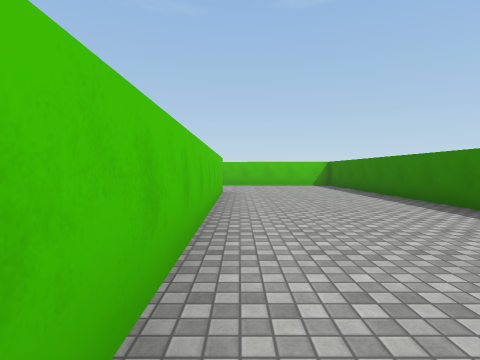
view 1 (above)

24 first-person views from a walk through a Unity game level. The camera is 1.3 m above the floor, tilts 2° down and sees 80° across. The floor is counted in squares, 2 m on a side. Each view is taken from the middle of a square. On the plan, view 1 faces up. The plan holds only what a view shows up to about 9 squares ahead; the rest is blank. The place goes on beyond the plan. Some surface patterns are stand-ins.

view 2
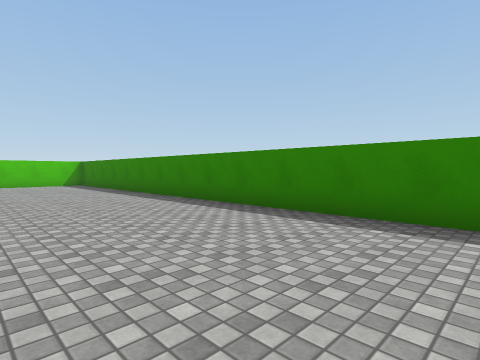

view 3
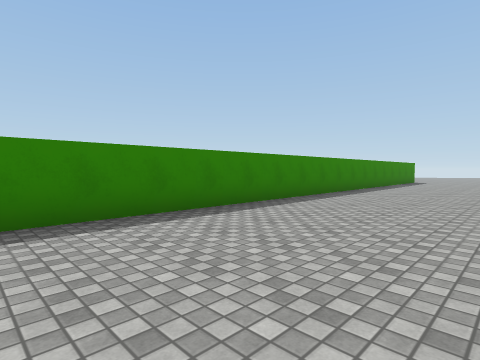

view 4
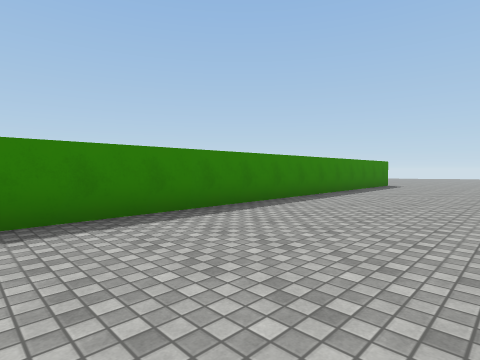

view 5
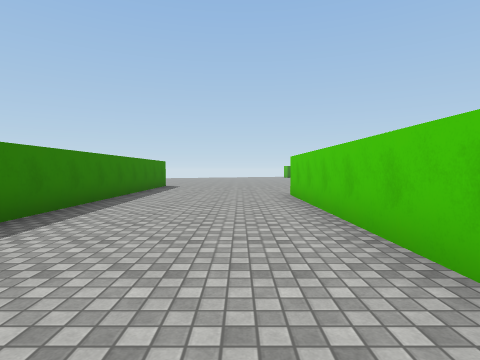

view 6
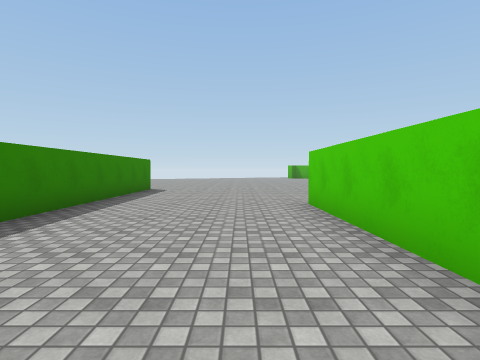

view 7
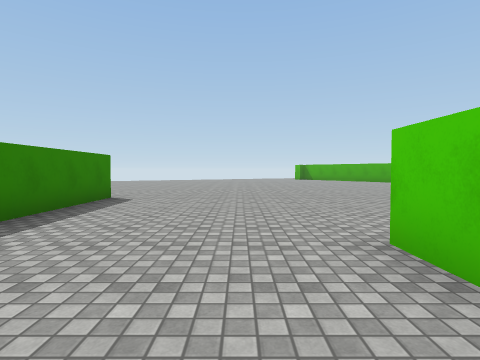

view 8
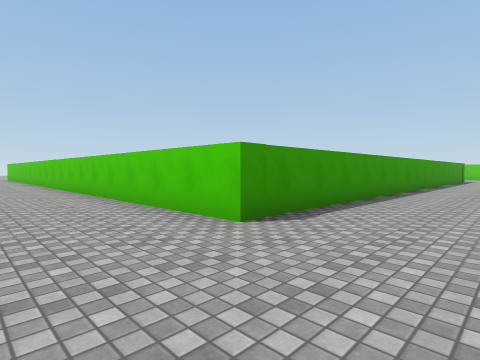

view 9
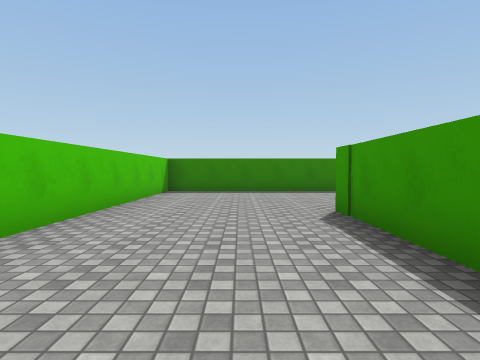

view 10
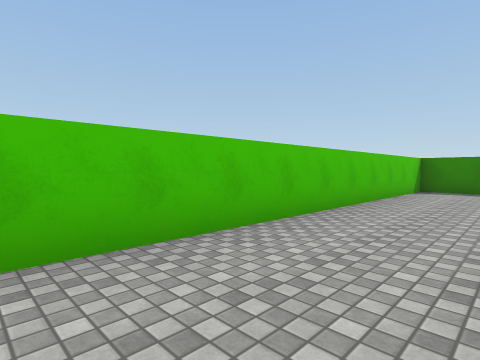

view 11
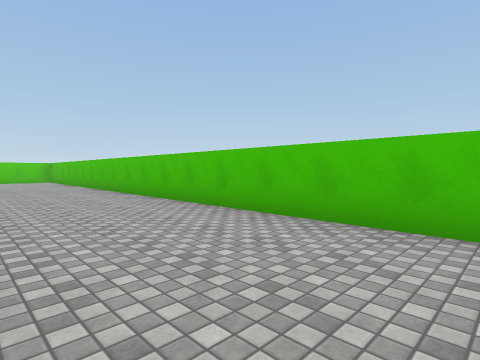

view 12
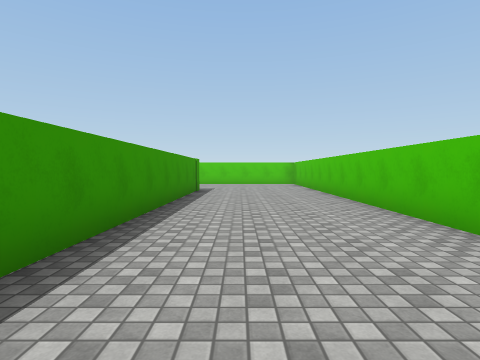

view 13
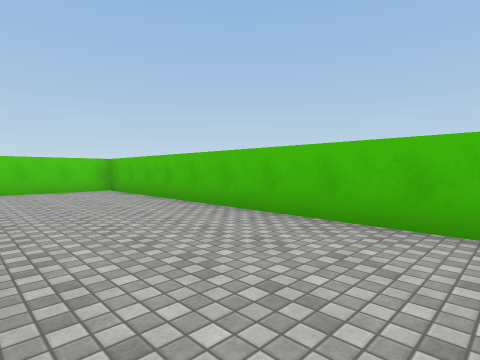

view 14
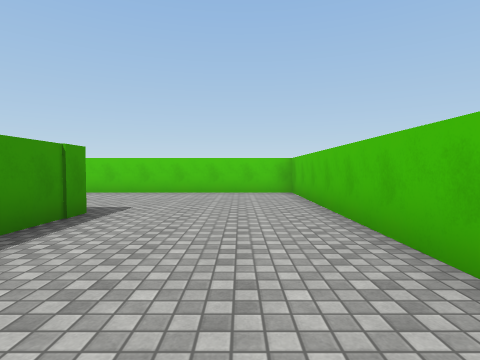

view 15
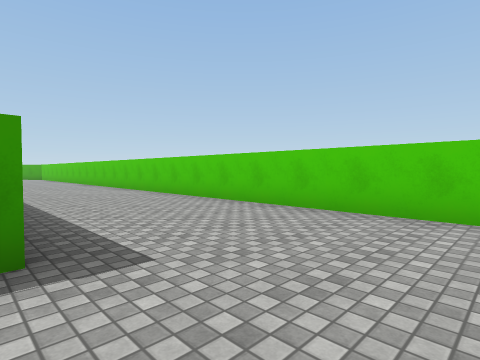

view 16
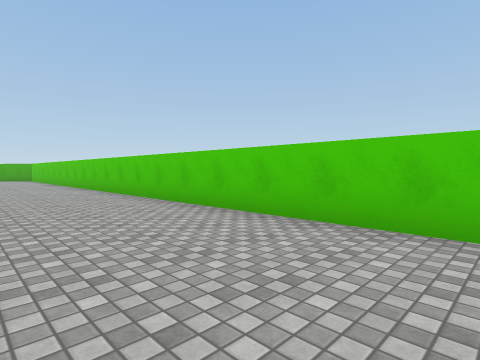

view 17
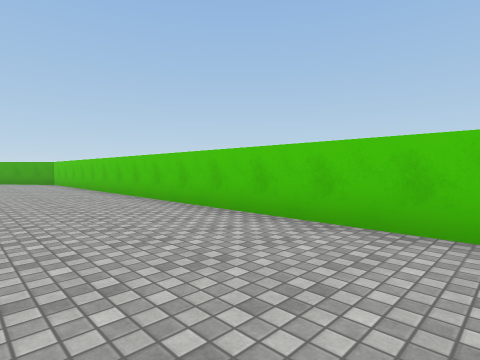

view 18
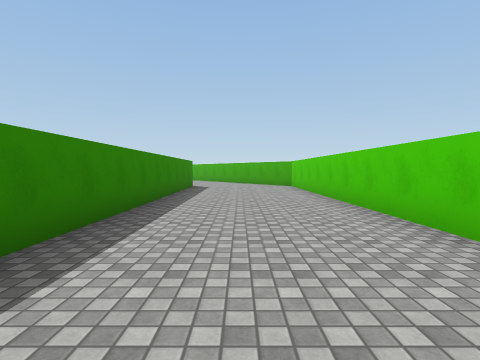

view 19
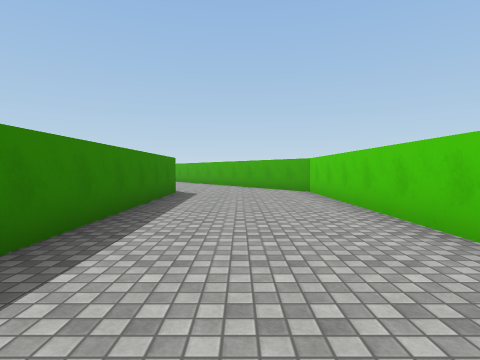

view 20
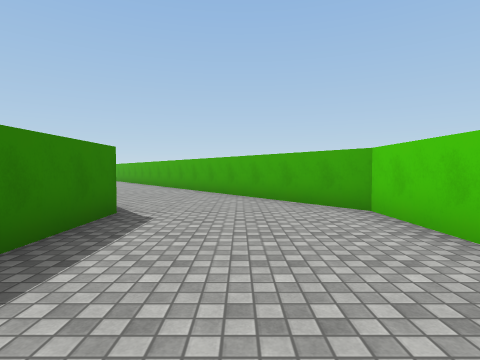

view 21
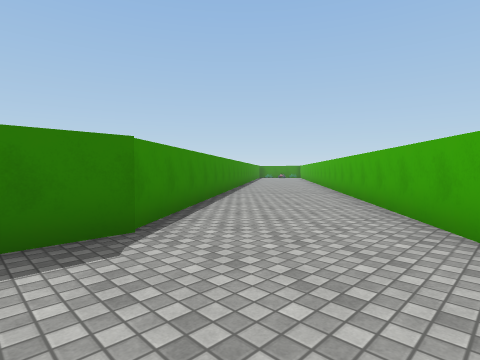

view 22
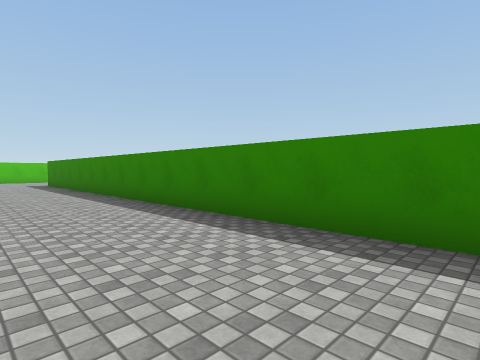

view 23
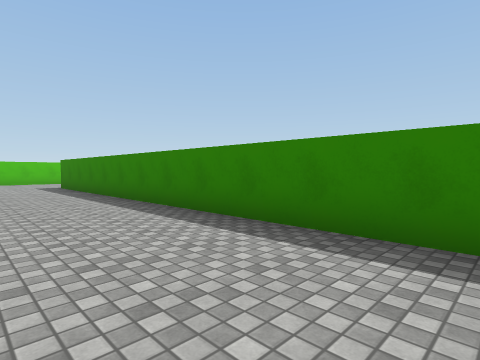

view 24
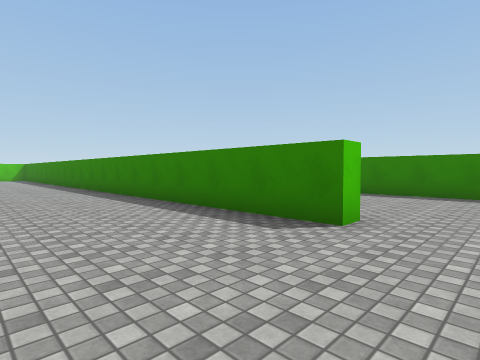

### Floor plan
Points are (right, up) in squares from view 1. A wall is a line through its corners. A room is listed if a view was taken in it or the views show most of it. See-through windows are left out.
Room 1 (views 1, 2, 3, 4, 5, 6, 7, 8, 9, 10, 11, 12, 13, 14, 15, 16, 17, 18, 19, 20, 21, 22, 23, 24)
walls: (-0.4, -5.6) (-0.3, -11.5) (-0.8, -11.5) (-0.9, -3.3); (-17.4, 8.6) (-0.5, 8.4) (-0.4, 0.4); (-13.9, -15.4) (-17.1, -11.2) (-17.3, 7.1); (4, -15.5) (3.8, 12.2) (-21.3, 12.5) (-21.1, -11.5) (-18, -15.6)

Where each view was taken, in squares from view 1:
view 1: 0 up, 0 right, facing up
view 2: 1 down, 0 right, facing up-right
view 3: 1 up, 0 right, facing down-right
view 4: 3 down, 0 right, facing down-right
view 5: 4 down, 1 right, facing down
view 6: 6 down, 1 right, facing down
view 7: 9 down, 1 right, facing down
view 8: 11 up, 2 right, facing down-left
view 9: 10 up, 5 left, facing right
view 10: 10 up, 6 left, facing up-right
view 11: 9 up, 4 left, facing up-left
view 12: 10 up, 8 left, facing left
view 13: 9 up, 12 left, facing up-left
view 14: 11 up, 13 left, facing left
view 15: 11 up, 17 left, facing down-left
view 16: 8 up, 18 left, facing down-left
view 17: 3 up, 18 left, facing down-left
view 18: 0 up, 19 left, facing down
view 19: 3 down, 19 left, facing down
view 20: 7 down, 19 left, facing down
view 21: 10 down, 20 left, facing down-right
view 22: 5 down, 20 left, facing up-right
view 23: 3 down, 20 left, facing up-right
view 24: 13 down, 4 left, facing up-right
